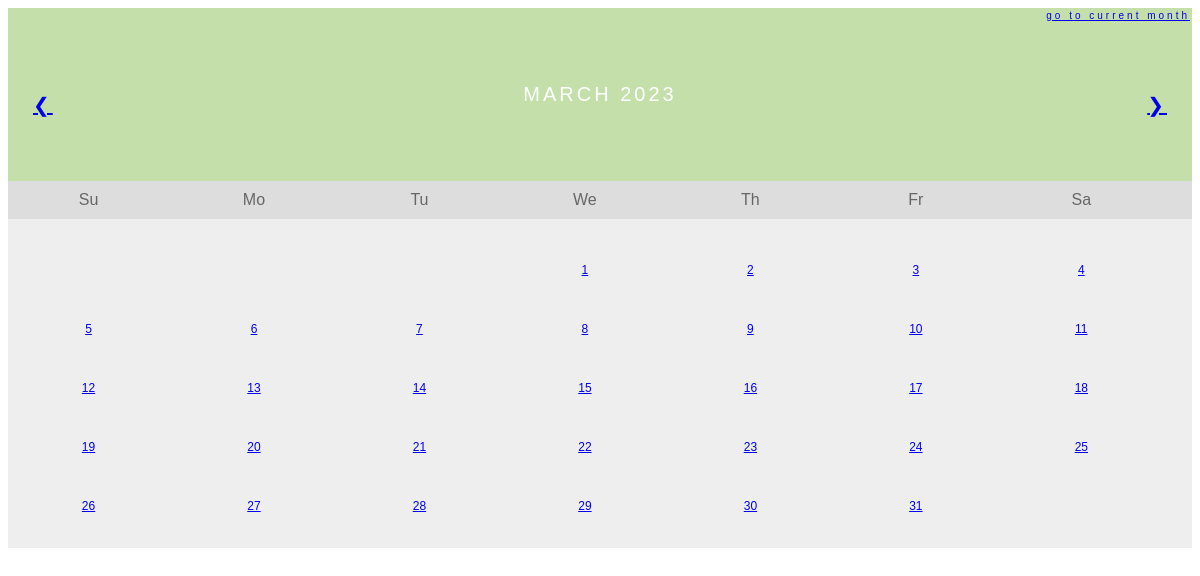
The app's page /calendar?month=March&year=2023, older data.
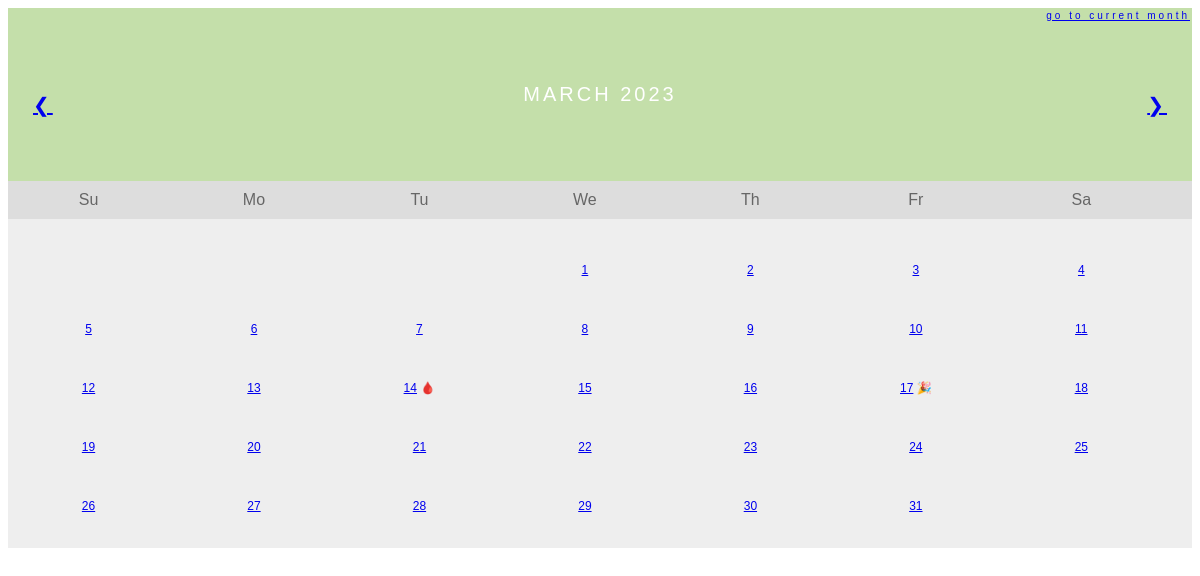
The same page, newer data.
### tables this page shows
CREATE TABLE table_15_March_2023 (id Integer, date String, period_started String, period_ended String, cramps String, headache String, fatigue String, acne String);

### main.py (the view)
@app.route("/calendar")
def calendar():
    month_name = request.args.get("month")
    month_number = tv.list_of_months.index(month_name) + 1
    month_number_string = str(month_number).rjust(2, "0")
    year = request.args.get("year")
    month_year_and_number = [year, month_number_string]
    month_and_year_name = f"{month_name} {year}"
    table_years_and_months_index = table_years_and_months.index(month_year_and_number)
    table_number = str((table_years_and_months_index) + 1).rjust(2, "0")
    month_days = get_table_from_database(
        tablename=f"table_{table_number}_{month_name}_{year}"
    )
    first_of_month_weekday = tv.get_1st_day_in_month_weekday(
        year=int(year), month=month_number
    )
    try:
        next_year_and_month_from_list = table_years_and_months_list[
            table_years_and_months_index + 1
        ]
        next_month = tv.list_of_months[int(next_year_and_month_from_list[1]) - 1]
        next_month_year = next_year_and_month_from_list[0]
    except IndexError:
        next_month = None
        next_month_year = None
    if table_years_and_months_index - 1 >= 0:
        previous_year_and_month_from_list = table_years_and_months_list[
            table_years_and_months_index - 1
        ]
        previous_month = tv.list_of_months[
            int(previous_year_and_month_from_list[1]) - 1
        ]
        previous_month_year = previous_year_and_month_from_list[0]
    else:
        previous_month = None
        previous_month_year = None
    try:
        predicted_days_of_period = predicted_period_days
    except NameError:
        predicted_days_of_period = None
    return render_template(
        "calendar.html",
        predicted_period_days=predicted_days_of_period,
        days=month_days,
        weekday=first_of_month_weekday,
        month_and_year=month_and_year_name,
        year=year,
        current_month=tv.current_month_name,
        current_month_year=tv.current_year,
        month=month_name,
        next_month=next_month,
        next_month_year=next_month_year,
        previous_month=previous_month,
        previous_month_year=previous_month_year,
    )

### core/time_variables.py (called while the page is built)
def get_1st_day_in_month_weekday(year, month):
    first_of_month_weekday = weekday(year=year, month=month, day=1)
    return first_of_month_weekday

### database/database.py (called while the page is built)
def get_table_from_database(tablename):
    conn = get_db_connection()
    month_days = conn.execute(f"SELECT * FROM {tablename}").fetchall()
    conn.close()
    return month_days

### database/initialize_database.py (called while the page is built)
def get_db_connection():
    conn = sqlite3.connect("period_tracking_app.db")
    conn.row_factory = sqlite3.Row
    return conn

### templates/calendar.html (shortened to what this page needs)
<!DOCTYPE html>
<html lang="en">
<head>
</head>
<body>
    <div class="month">
        <ul>
            <li class="current_month_cal">
              <a href="{{url_for('calendar', month=current_month, year=current_month_year)}}"> Go To Current Month </a>
            </li>
            {% if previous_month != None %}
              <li class="prev">
                  <a href="{{url_for('calendar', month=previous_month, year=previous_month_year)}}"> &#10094 </a>
              </li>
            {% endif %}
            {% if next_month != None %}
              <li class="next" >
                  <a href="{{url_for('calendar', month=next_month, year=next_month_year)}}"> &#10095 </a>
              </li>
            {% endif %}
            <li>
                {{ month_and_year }}
            </li>
        </ul>
      </div>
    <ul class="weekdays">
        <li>Su</li>
        <li>Mo</li>
        <li>Tu</li>
        <li>We</li>
        <li>Th</li>
        <li>Fr</li>
        <li>Sa</li>
    </ul>
    <ul class="days">
        {% if weekday == 2: %}
        <li></li>
        <li></li>
        <li></li>
        {% endif %}
        {% for day in days: %}
        <li>
            <a href="{{ url_for('day_details', month=month, date=day['id'], year=year) }}">{{ day["id"] }}</a>
            {% if day['period_started'] == 'Yes': %}
              <a>🩸</a>
            {% endif %}
            {% if day['period_ended'] == 'Yes': %}
              <a>🎉</a>
            {% endif %}
        </li>
        {% endfor %}
    </ul>
</body>
</html>

### templates/calendar.html (style rules this page uses)
* { box-sizing: border-box; }
ul { list-style-type: none; }
body { font-family: Verdana, sans-serif; }
.month { padding: 75px 25px; width: 100%; background: #C4DFAA; text-align: center; }
.month ul { margin: 0; padding: 0; }
.month ul li { color: white; font-size: 20px; text-transform: uppercase; letter-spacing: 3px; }
.month .current_month_cal { position: absolute; top: 10px; right: 10px; font-size: 10px; text-transform: lowercase; }
.month .prev { float: left; padding-top: 10px; }
.month .next { float: right; padding-top: 10px; }
.weekdays { margin: 0; padding: 10px 0; background-color: #ddd; }
.weekdays li { display: inline-block; width: 13.6%; color: #666; text-align: center; }
.days { padding: 10px 0; background: #eee; margin: 0; }
.days li { list-style-type: none; display: inline-block; width: 13.6%; text-align: center; padding: 20px 0; margin-bottom: 5px; font-size:12px; color: black; }

Row changes from the older to the newer data that the page shows:
changed table_15_March_2023 (number 14 of 31 on the later page): now shows "🩸"
changed table_15_March_2023 (number 17 of 31 on the later page): now shows "🎉"
